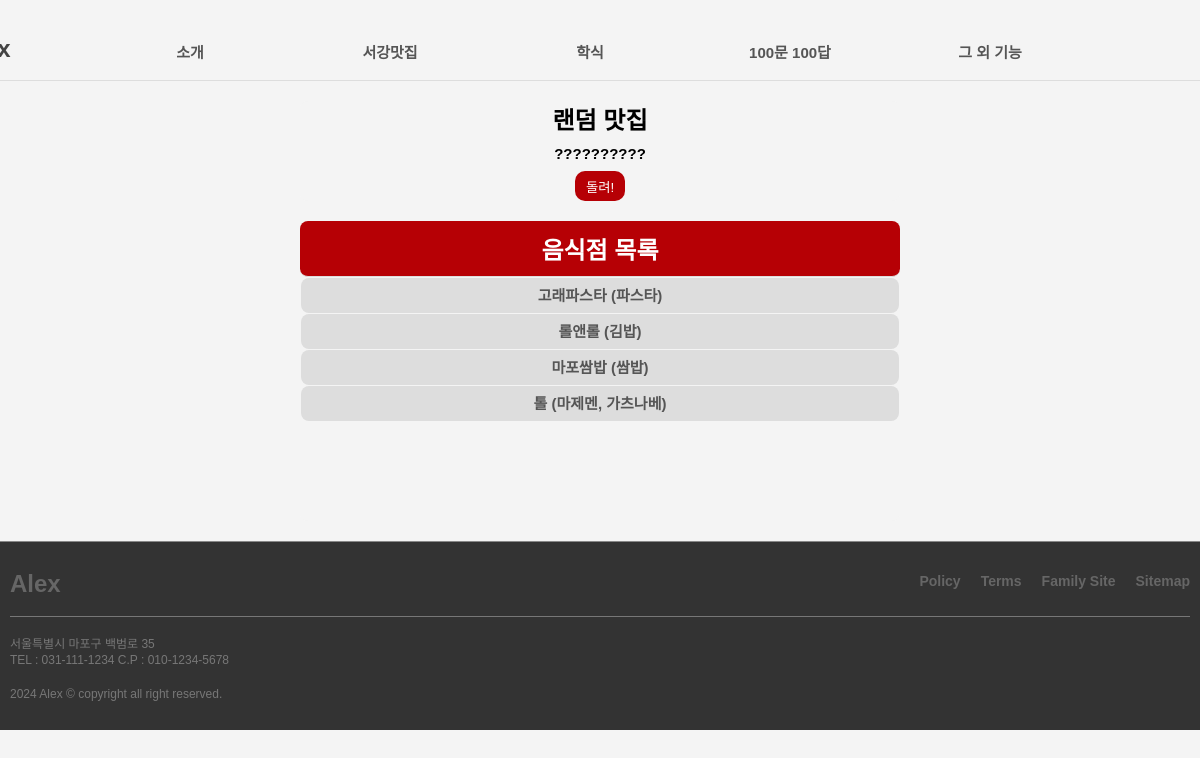
Page /food/ on the earlier database version.
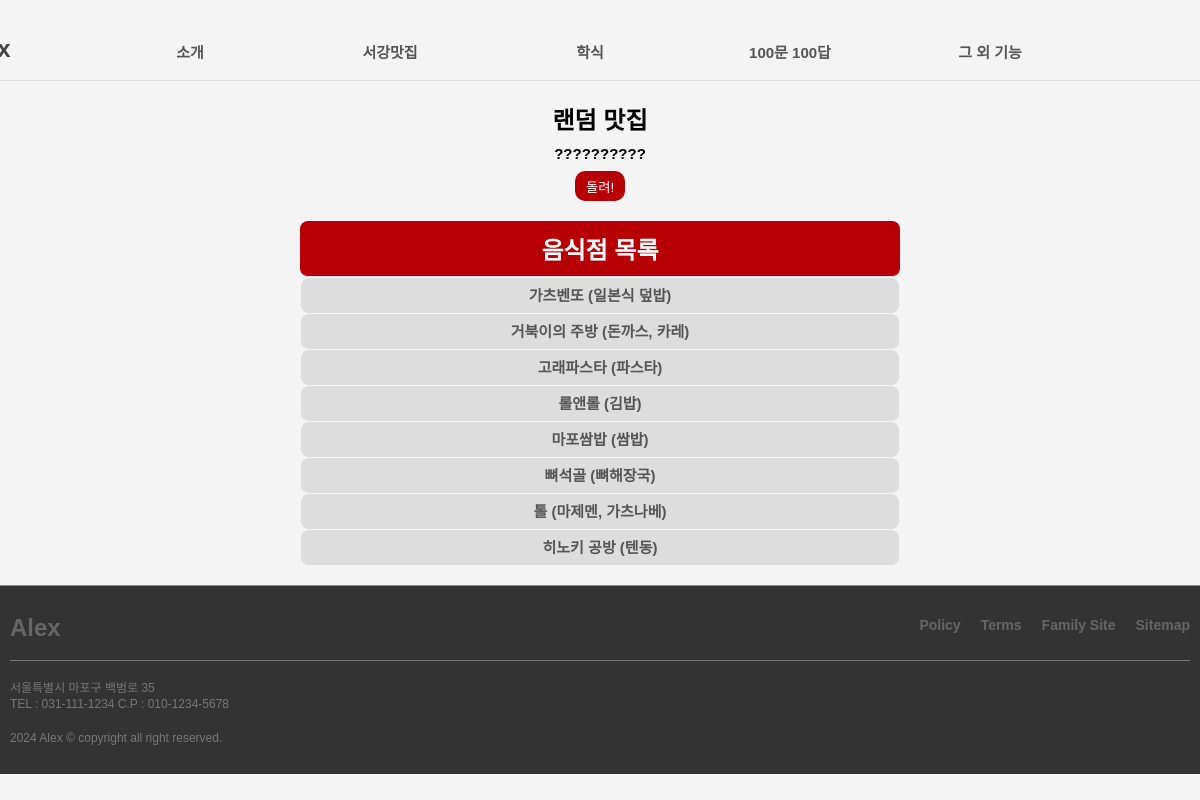
Same page on the later database version.
### food/models.py (models this page shows, shortened)
class Food(models.Model):
  restaurant = models.CharField(max_length=100) #가게 이름
  category = models.CharField(max_length=10) #한중양일식 중 하나 혹은 기타
  location = models.CharField(max_length=10) #위치(정문 후문 남문 신촌 등)
  location_detail = models.TextField(blank=True)
  description = models.TextField(blank=True) #대표메뉴 등
  image = models.TextField(blank=True)
  image_url = models.TextField(blank=True)

### food/views.py (the view)
# urls.py: path('', views.food_list, name='food_list'),
def food_list(request):
  foods = Food.objects.filter().order_by('restaurant')
  return render(request, 'food/food_list.html', {'foods': foods})#'random_food': random_food}

### food/templates/food/food_list.html (shortened to what this page needs)
<!DOCTYPE html>
{% load static %}
<html lang="ko">
<head>
  <link rel="stylesheet" href="{% static 'css/food_list.css' %}?after">
</head>
<body>
  <header>
    <div class="inner">
        <h1><a href="{% url 'home' %}">Alex</a></h1>
        <ul id="gnb">
          <li>
            <a href="#">소개</a>
          </li>
          <li>
            <a href="#">서강맛집</a>
          </li>
          <li><a href="#">학식</a></li>
          <li><a href="{% url 'hunQ' %}">100문 100답</a></li>
          <li>
            <a href="#">그 외 기능</a>
          </li>
        </ul>
    </div>
  </header>
  <div class="random-food">
    <h2>랜덤 맛집</h2>
    <div id="txt">??????????</div>
    <button id="random-button" onclick="randomfood()"> 돌려! </button>
  </div>
  <div class="container">
    <h2 class="restaurant_list">음식점 목록</h2>
    <ul class="list-group">
      {% for food in foods %}
      <li class="list-group-item">
        <a href="{% url 'food_detail' food.id %}">{{ food.restaurant }} ({{ food.description }})</a>
      </li>
      {% endfor %}
    </ul>
  </div>
  <footer>
    <div class="inner">
        <div class="upper">
            <h1>Alex</h1>
            <ul>
                <li><a href="#">Policy</a></li>
                <li><a href="#">Terms</a></li>
                <li><a href="#">Family Site</a></li>
                <li><a href="#">Sitemap</a></li>
            </ul>
        </div>
        <div class="lower">
            <address>
                서울특별시 마포구 백범로 35<br>
                TEL : 031-111-1234 C.P : 010-1234-5678
            </address>
            <p>
                2024 Alex &copy; copyright all right reserved.
            </p>
        </div>
    </div>
  </footer>
</body>
</html>

### food/static/css/food_list.css (style rules this page uses)
* { margin: 0px; padding: 0px; box-sizing: border-box; }
ul, ol { list-style: none; }
a { text-decoration: none; }
header { width: 100%; border-bottom: 1px solid #ddd; }
header .inner { width: 1180px; height: 80px; margin: 0px auto; position: relative; }
header .inner h1 { position: absolute; left: -50px; bottom: 15px; }
header .inner h1 a { font: bold 24px/1 "arial"; color: #444; }
header .inner #gnb { position: absolute; bottom: 0px; right: 100px; width: 1000px; margin: 30px auto; }
header .inner #gnb > li:nth-of-type(1) { float: left; position: absolute; width: 20%; right: 800px; top: -25px; text-align: center; line-height: 40px; }
header .inner #gnb > li:nth-of-type(2) { float: left; position: absolute; width: 20%; right: 600px; top: -25px; text-align: center; line-height: 40px; }
header .inner #gnb > li:nth-of-type(3) { float: left; position: absolute; width: 20%; right: 400px; top: -25px; text-align: center; line-height: 40px; }
header .inner #gnb > li:nth-of-type(4) { float: left; position: absolute; width: 20%; right: 200px; top: -25px; text-align: center; line-height: 40px; }
header .inner #gnb > li:nth-of-type(5) { float: left; position: absolute; width: 20%; right: 0px; top: -25px; text-align: center; line-height: 40px; }
header .inner #gnb li a { display: block; font: bold 15px/1 "arial"; color: #555; padding: 20px 40px; transition: all 0.5s; }
body { font-family: Arial, sans-serif; margin: 0; padding: 0; background-color: #f4f4f4; }
.random-food { max-width: 50%; margin: 20px auto; text-align: center; background-color: #f4f4f4; border-radius: 8px; }
#txt { padding: 10px; font: bold 15px/1 "arial"; }
#random-button { height: 30px; width: 50px; background-color:#B60005; color: #fff; border:none; border-radius:10px; }
.container { max-width: 50%; margin: 20px auto; background-color: #f4f4f4; border-radius: 8px; min-height: 300px; }
.restaurant_list { background-color: #B60005; color: #fff; padding: 10px; text-align: center; border-bottom: 1px solid #ddd; border-radius: 8px; }
.list-group-item { background-color: #ddd; text-align: center; padding: 10px; font: bold 15px/1 "arial"; color: #555; margin: 1px; border-radius: 8px; }
.list-group-item > a { color: #555; }
footer { width: 100%; background: #333; padding: 30px 0px; border-top: 1px solid #888; }
footer .inner { width: 1180px; margin: 0px auto; }
footer .inner .upper { width: 100%; border-bottom: 1px solid #777; padding-bottom: 20px; }
footer .inner .upper::after { content: ""; display: block; clear: both; }
footer .inner .upper h1 { float: left; font: bold 24px/1 "arial"; color: #666; }
footer .inner .upper ul { float: right; }
footer .inner .upper ul li { float: left; margin-left: 20px; }
footer .inner .upper ul li a { font: bold 14px/1 "arial"; color: #666; }
footer .inner .lower { width: 100%; padding-top: 20px; }
footer .inner .lower address { width: 100%; font: 12px/1.3 "arial"; color: #777; margin-bottom: 20px; }
footer .inner .lower p { width: 100%; font: 12px/1 "arial"; color: #777; }

Differences in the rows shown:
added Food: restaurant "가츠벤또", description "일본식 덮밥"
added Food: restaurant "거북이의 주방", description "돈까스, 카레"
added Food: restaurant "뼈석골", description "뼈해장국"
added Food: restaurant "히노키 공방", description "텐동"
